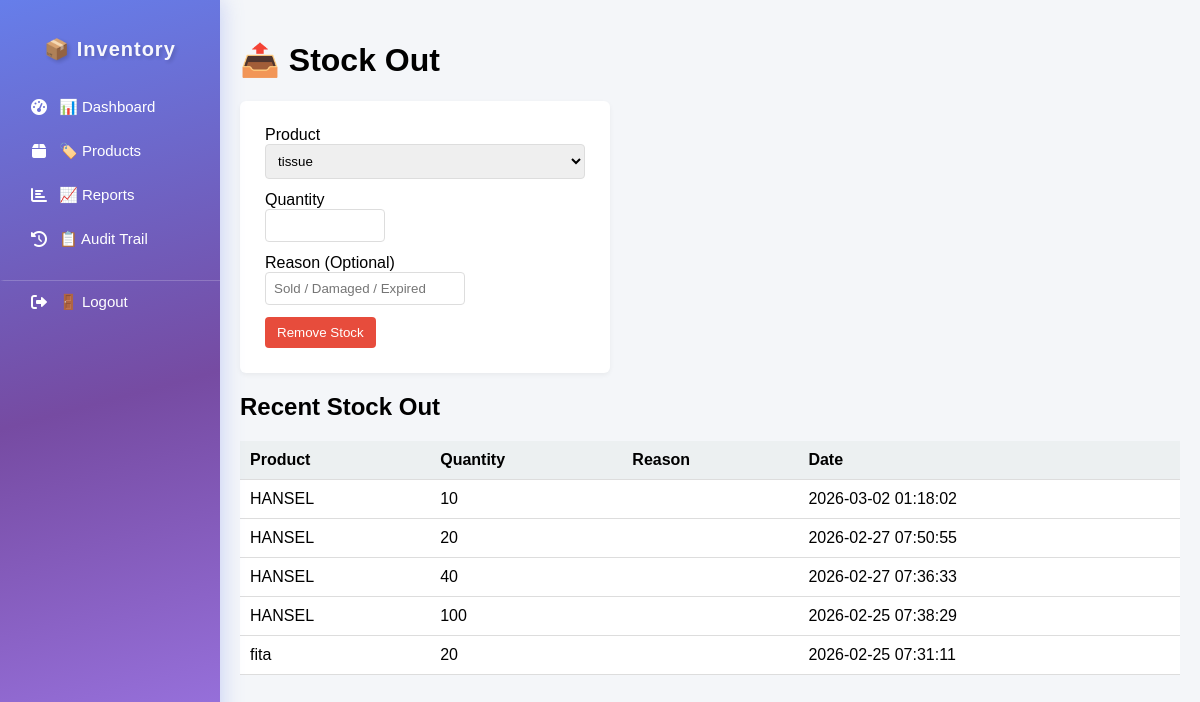
The app's page /stock_out.php?product_id=2 with its own data.
### tables this page shows
CREATE TABLE `stock_movements` (
  `id` int(11) NOT NULL,
  `product_id` int(11) NOT NULL,
  `staff_id` int(11) DEFAULT NULL,
  `supplier_id` int(11) DEFAULT NULL,
  `type` enum('IN','OUT') NOT NULL,
  `quantity` int(11) NOT NULL CHECK (`quantity` > 0),
  `note` varchar(255) DEFAULT NULL,
  `reason` varchar(255) DEFAULT NULL,
  `expiry_date` date DEFAULT NULL,
  `created_at` timestamp NOT NULL DEFAULT current_timestamp()
);

CREATE TABLE `products` (
  `id` int(11) NOT NULL,
  `name` varchar(255) NOT NULL,
  `category_id` int(11) NOT NULL,
  `unit` varchar(50) NOT NULL,
  `min_stock` int(11) DEFAULT 0,
  `created_at` timestamp NOT NULL DEFAULT current_timestamp(),
  `is_active` tinyint(1) DEFAULT 1,
  `expiry_date` date DEFAULT NULL,
  `has_expiry` tinyint(1) DEFAULT 1,
  `image_path` varchar(255) DEFAULT NULL
);

### public/stock_out.php (the view, shortened to what this page needs)
<?php
$db = Database::connect();
$selectedProduct = $_GET['product_id'] ?? '';
$stmt = $db->query("SELECT id, name FROM products ORDER BY name ASC");
$products = $stmt->fetchAll(PDO::FETCH_ASSOC);
$stmt2 = $db->query("
    SELECT sm.*, p.name AS product_name
    FROM stock_movements sm
    JOIN products p ON sm.product_id = p.id
    WHERE sm.type = 'OUT'
    ORDER BY sm.created_at DESC
    LIMIT 5
");
$recent = $stmt2->fetchAll(PDO::FETCH_ASSOC);
?>
<!DOCTYPE html>
<html>
<head>
<link rel="stylesheet" href="assets/css/style.css">
</head>
<body>
<div class="container">
<?php include 'includes/sidebar.php'; ?>
<div class="main">
<h1>📤 Stock Out</h1>
<div class="card">
<form action="../api/remove_stock.php" method="POST">
<label>Product</label>
<select name="product_id" required>
<?php foreach($products as $p): ?>
<option value="<?= $p['id'] ?>"
<?= $selectedProduct == $p['id'] ? 'selected' : '' ?>>
<?= htmlspecialchars($p['name']) ?>
</option>
<?php endforeach; ?>
</select>
<label>Quantity</label>
<input
    type="number"
    name="quantity"
    class="quantity-input"
    required
    min="1"
    max="999"
    inputmode="numeric"
    pattern="[0-9]*"
>
<label>Reason (Optional)</label>
<input
    type="text"
    name="reason"
    class="reason-input"
    placeholder="Sold / Damaged / Expired"
>
<button type="submit" style="display:block;margin-top:10px;">
Remove Stock
</button>
</form>
</div>
<h2>Recent Stock Out</h2>
<table>
<thead>
<tr>
<th>Product</th>
<th>Quantity</th>
<th>Reason</th>
<th>Date</th>
</tr>
</thead>
<tbody>
<?php if(count($recent) > 0): ?>
<?php foreach($recent as $r): ?>
<tr>
<td><?= htmlspecialchars($r['product_name']) ?></td>
<td><?= $r['quantity'] ?></td>
<td><?= htmlspecialchars($r['reason'] ?? '') ?></td>
<td><?= $r['created_at'] ?></td>
</tr>
<?php endforeach; ?>
<?php else: ?>
<tr>
<td colspan="4">No stock-out records yet.</td>
</tr>
<?php endif; ?>
</tbody>
</table>
</div>
</div>
</body>
</html>

### public/assets/css/style.css (style rules this page uses)
* { box-sizing: border-box; }
body { margin: 0; font-family: Arial, sans-serif; background: #f2f4f8; }
.container { display: flex; min-height: 100vh; }
.main { flex: 1; padding: 30px; background: #f2f4f8; }
.card { background: white; padding: 22px; border-radius: 14px; box-shadow: 0 8px 20px rgba(0,0,0,0.06); transition: 0.2s ease; }
table { width: 100%; border-collapse: collapse; }
th, td { padding: 10px; border-bottom: 1px solid #eee; }
th { background: #f4f6f9; text-align: left; }

### public/stock_out.php (style rules this page uses)
body { margin: 0; font-family: Arial; background: #f4f6f9; }
.container { display: flex; min-height: 100vh; }
.main { flex: 1; padding: 20px; background: #f4f6f9; }
.card { background: white; padding: 25px; border-radius: 6px; margin-bottom: 20px; box-shadow: 0 2px 5px rgba(0,0,0,0.05); max-width: 370px; }
input, select { display: block; width: 100%; padding: 8px; margin-bottom: 12px; border-radius: 4px; border: 1px solid #ddd; }
.quantity-input { width: 120px; }
.reason-input { width: 200px; }
button { padding: 8px 12px; background: #e74c3c; color: white; border: none; border-radius: 4px; cursor: pointer; }
table { width: 100%; border-collapse: collapse; background: white; }
th, td { padding: 10px; border-bottom: 1px solid #ddd; }
th { background: #ecf0f1; }

### records on screen
stock_movements: product.name "HANSEL", quantity "10", created_at "2026-03-02 01:18:02"
stock_movements: product.name "HANSEL", quantity "20", created_at "2026-02-27 07:50:55"
stock_movements: product.name "HANSEL", quantity "40", created_at "2026-02-27 07:36:33"
stock_movements: product.name "HANSEL", quantity "100", created_at "2026-02-25 07:38:29"
stock_movements: product.name "fita", quantity "20", created_at "2026-02-25 07:31:11"

### other values on screen
form field product_id "tissue"
